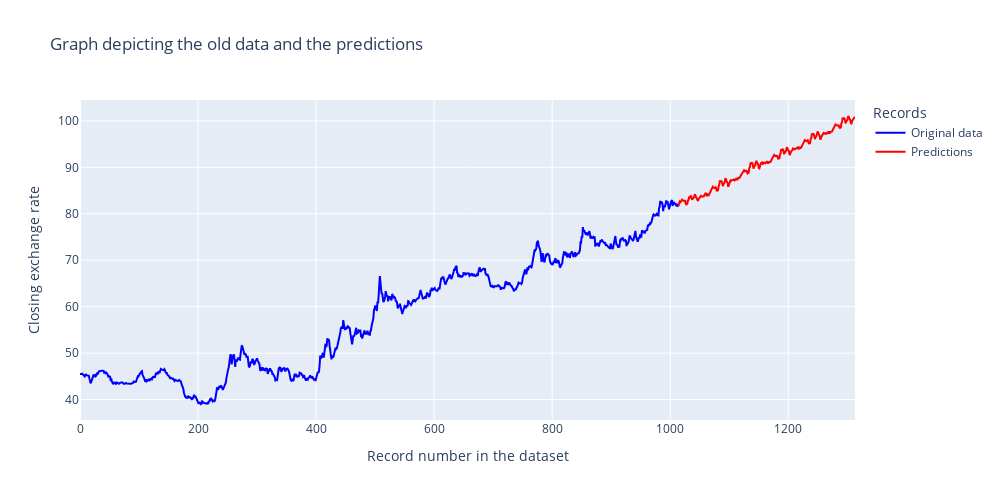

Write notebook code for a chart like this one.
### Code cell
import plotly.graph_objs as go

fig = go.Figure()

fig.add_trace(go.Scatter(
    x=df1.index,
    y=df1['Close'],
    mode='lines',
    name='Original data',
    line=dict(color='blue')
))


fig.add_trace(go.Scatter(
    x=future.index,
    y=future,
    mode='lines',
    name='Predictions',
    line=dict(color='red')
))

fig.update_layout(
    title="Graph depicting the old data and the predictions",
    xaxis_title="Record number in the dataset",
    yaxis_title="Closing exchange rate",
    legend_title="Records",
    width=1000,
    height=500
)

fig.show()

### Figure 1 — Plotly figure (JSON) as saved in the notebook; plotly's stock layout.template omitted (floating-point values rounded to 4 significant figures; data arrays with more than 128 entries replaced by an {"elided": "..."} marker saying what was removed)
{"data": [{"line": {"color": "blue"}, "mode": "lines", "name": "Original data", "type": "scatter", "x": {"elided": "1013 int values"}, "y": {"elided": "1013 float values"}}, {"line": {"color": "red"}, "mode": "lines", "name": "Predictions", "type": "scatter", "x": {"elided": "301 int values"}, "y": {"elided": "301 float values"}}], "layout": {"height": 500, "legend": {"title": {"text": "Records"}}, "title": {"text": "Graph depicting the old data and the predictions"}, "width": 1000, "xaxis": {"title": {"text": "Record number in the dataset"}}, "yaxis": {"title": {"text": "Closing exchange rate"}}}}
